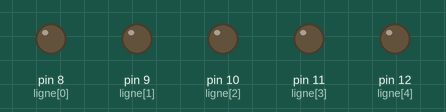
A sketch run on a simulated Arduino Uno, built with avr-gcc and run on an emulated ATmega328P. Shown: output pins drawn as LEDs (lit = HIGH). Pins used as bus, display or sensor lines are not drawn.

Above: at 0.05 s.
At 0.15 s:
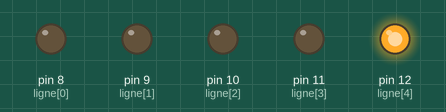
At 0.25 s:
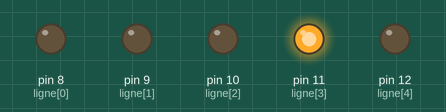
At 0.75 s:
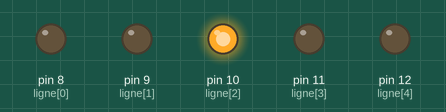
At 1.35 s:
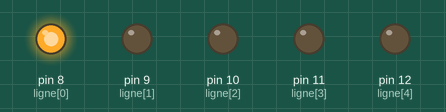
At 2.85 s:
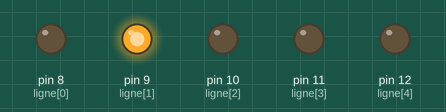
Timing chart, 0 to 3.1 s (numbered marks = the images above):
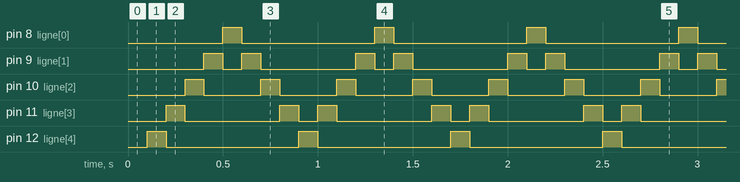

The sketch:

balle.ino
```cpp
// déclaration des broches pour la gestion des lignes et des colonnes
int colonne[] = {7,6,5,4,3,2,1}; // matrice de colonne
int ligne[] = {8,9,10,11,12};    // matrice de ligne
int vx = 1;
int vy = 1;
int x = 2;
int y = 5;

// sous routine d'intialisation des broches
void setup() {
  // initialisation des sorties.
  for (int i= 0; i < 7; i++) pinMode(colonne[i], OUTPUT);
  for (int i= 0; i < 5; i++) pinMode(ligne[i], OUTPUT);
  //place tous les potentiels de colonne à 1  et les lignes à 0 pour eteindre tous les points
  for (int i= 0; i < 7; i++) digitalWrite(colonne[i], HIGH);
  for (int i= 0; i < 5; i++) digitalWrite(ligne[i], LOW);
}

void pixel(int i,int j,int temps) {
    digitalWrite(ligne[j],1);
    digitalWrite(colonne[i],0);
    delay (temps);
    digitalWrite(ligne[j],0);
    digitalWrite(colonne[i],1);
}

// programme principal:
void loop() {
  pixel(x,y,100);
  x = x+vx;
  y = y+vy;
  if (x >= 6)
  {
    x = 6;
    vx = -1;
  }
  if (x <= 0)
  {
    x = 0;
    vx = 1;
  }
  if (y >= 4)
  {
    y = 4;
    vy = -1;
  }
  if (y <= 0)
  {
    y = 0;
    vy = 1;
  }
}
```

Measured:
- by itself, pin 8 (ligne[0]), pin 12 (ligne[4]): alternates HIGH for 0.10 s and LOW for 0.70 s
- by itself, pin 9 (ligne[1]): repeats every 0.80 s: LOW 0.10 s, HIGH 0.10 s, LOW 0.50 s, HIGH 0.10 s
- by itself, pin 10 (ligne[2]): alternates HIGH for 0.10 s and LOW for 0.30 s
- by itself, pin 11 (ligne[3]): repeats every 0.80 s: LOW 0.50 s, HIGH 0.10 s, LOW 0.10 s, HIGH 0.10 s
